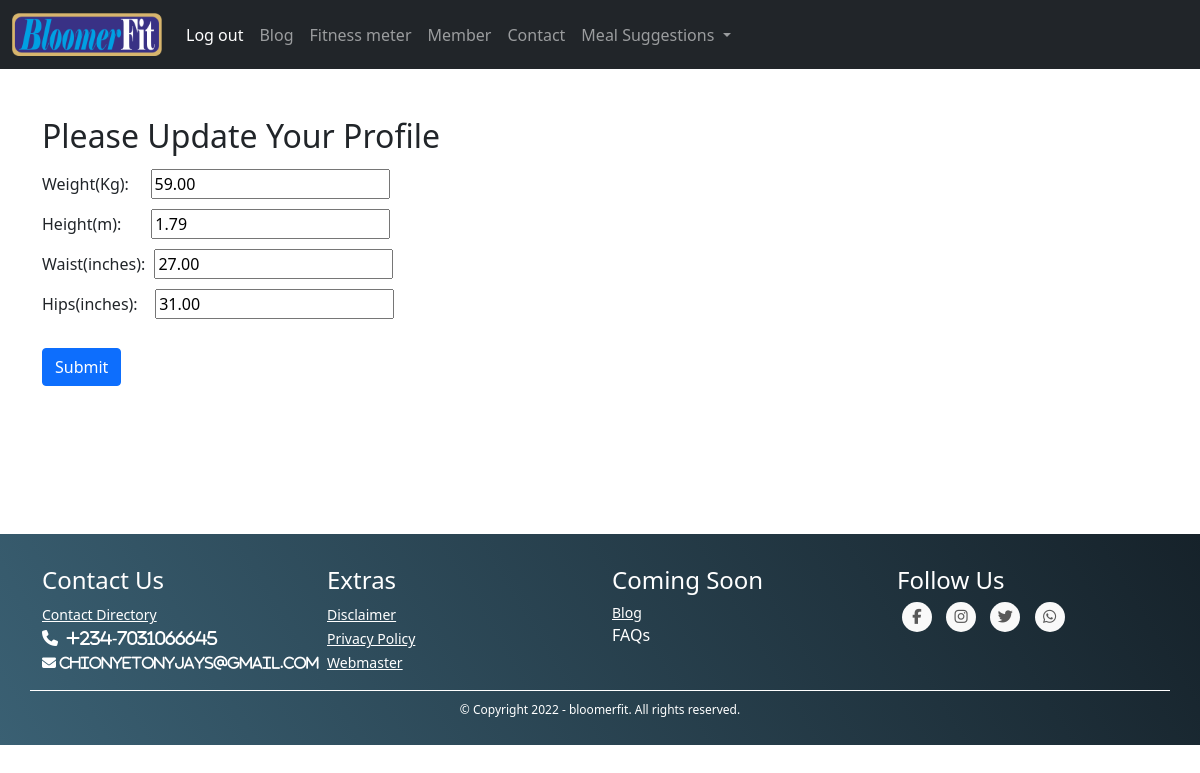
Screenshot of /profile/ (signed in) with the database file from the repository.
### users/models.py (models this page shows, shortened)
class User(AbstractBaseUser, PermissionsMixin):
    email = models.EmailField(_('email address'), unique=True)
    first_name = models.CharField(_('first name'), max_length=30, blank=True)
    last_name = models.CharField(_('last name'), max_length=30, blank=True)
    date_joined = models.DateTimeField(_('date joined'), auto_now_add=True)
    is_active = models.BooleanField(default=True)
    is_staff = models.BooleanField(default=False)
    weight=models.DecimalField(max_digits=5, decimal_places=2, default= 1.10)
    height=models.DecimalField(max_digits=5, decimal_places=2, default= 1.10)
    waist=models.DecimalField(max_digits=5, decimal_places=2, default= 1.10)
    hips=models.DecimalField(max_digits=5, decimal_places=2, default= 1.10)
    GENDER=(
        ('MALE', 'Male'),
        ('FEMALE', 'Female'),
    )
    gender = models.CharField(max_length=6, choices=GENDER, default='Male')
    objects = UserManager()
    USERNAME_FIELD = 'email'
    REQUIRED_FIELDS = []
    class Meta:
        verbose_name = _('user')
        verbose_name_plural = _('users')
    def update_first_login(sender, user, **kwargs):
        if user.last_login is None:
            kwargs['request'].session['first_login'] = True
        update_last_login(sender, user, **kwargs)
    user_logged_in.disconnect(update_last_login)
    user_logged_in.connect(update_first_login)

### users/views.py (the view, shortened to what this page needs)
# urls.py: path('profile/', views.profile, name='profile'),
@login_required
def profile(request):
	u = User.objects.get(email=request.user.email)
	log=StatsLogin()
	form = NewUserChangeForm()
	weight=u.weight
	height=u.height
	waist=u.waist
	hips=u.hips
	return render(request, "users/profile.html", {'form':form, 'weight':weight, 'height':height, 'waist':waist, 'hips':hips })

### users/forms.py
class NewUserChangeForm(UserChangeForm):
    class Meta:
        model = User
        fields = ('weight', 'height','waist', 'hips')
        weight = forms.DecimalField(
            widget=forms.NumberInput(attrs={
                "class": "form-control"
            })
        )
        height = forms.DecimalField(
            widget=forms.NumberInput(attrs={
                "class": "form-control"
            })
        )
        waist = forms.DecimalField(
            widget=forms.NumberInput(attrs={
                "class": "form-control"
            })
        )
        hips = forms.DecimalField(
            widget=forms.NumberInput(attrs={
                "class": "form-control"
            })
        )

### users/templates/users/profile.html (shortened to what this page needs)
{% extends "users/base.html" %}
{% load crispy_forms_tags %}
{% block body %}
<div class="container py-5">
  <h2>Please Update Your Profile</h2>
  <form action="{% url 'users:profile' %}" method="POST">
      <div class="fieldWrapper">
          <label for="{{ form.weight.id_for_label }}">Weight(Kg):</label>&nbsp;&nbsp;&nbsp;
          <input id="weight" type="text" name="weight" value="{{ weight }}">
      </div>
      <div class="fieldWrapper">
          <label for="{{ form.height.id_for_label }}">Height(m):</label>&nbsp;&nbsp;&nbsp;&nbsp;&nbsp;
          <input id="height" type="text" name="height" value="{{ height }}">
      </div>
      <div class="fieldWrapper">
          <label for="{{ form.waist.id_for_label }}">Waist(inches):</label>
          <input id="waist" type="text" name="waist" value="{{ waist }}">
      </div>
      <div class="fieldWrapper">
          <label for="{{ form.hips.id_for_label }}">Hips(inches):</label>&nbsp;&nbsp;
          <input id="hips" type="text" name="hips" value="{{ hips }}">
      </div>
          <br> <button class="btn btn-primary" type="submit">Submit</button>
  </form>
</div>
{% endblock %}

### users/templates/users/profile.html (style rules this page uses)
input { margin: 5px }

### rows the page displays
User: weight "59.00", height "1.79", waist "27.00", hips "31.00"
